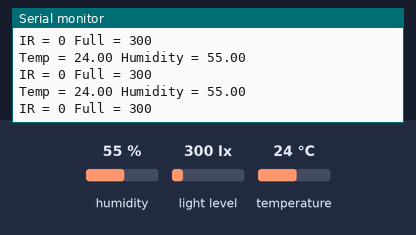
Simulated run of this sketch. Board: Arduino Uno, built with avr-gcc and run on an emulated ATmega328P. On the bench: the last lines printed to the serial monitor. The test bench sets the inputs (shaded band); at power-on: humidity 55 %, light level 300 lx, temperature 24 °C.

Above: at 1.3 s.
1.4 s: humidity set to 22 %
At 2.1 s:
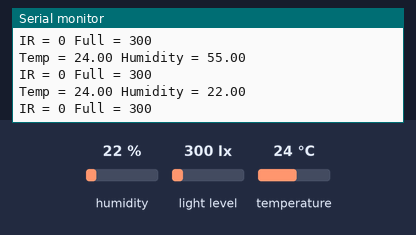
2.9 s: light level set to 40 lx
At 3.7 s:
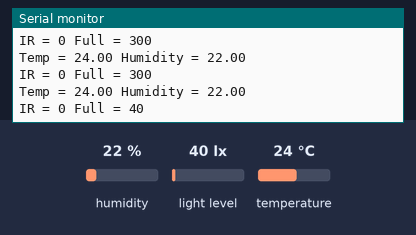
4.4 s: temperature set to 12 °C
At 4.8 s:
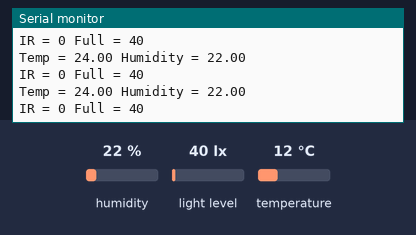

Measured:
- after the input at 1.4 s, the serial monitor: prints a new line after 0.27 s (image 1)
- after the input at 2.9 s, the serial monitor: prints a new line after 0.42 s (image 2)

The sketch:

LightHumidityTemp.ino
```cpp
#include <Wire.h>
#include <Adafruit_Sensor.h>
#include "Adafruit_TSL2591.h"
#include "Adafruit_HTU21DF.h"

// Connect Vin to 3.3V
// Connect GND to ground
// Connect SCL to P6.5
// Connect SDA to P6.4

Adafruit_TSL2591 tsl = Adafruit_TSL2591();
Adafruit_HTU21DF htu = Adafruit_HTU21DF();

// Configures the gain and integration time for the TSL2591
void configureSensor(void)
{
  // You can change the gain on the fly, to adapt to brighter/dimmer light situations
  //tsl.setGain(TSL2591_GAIN_LOW);    // 1x gain (bright light)
  tsl.setGain(TSL2591_GAIN_MED);      // 25x gain
  //tsl.setGain(TSL2591_GAIN_HIGH);   // 428x gain

  // Changing the integration time gives you a longer time over which to sense light
  // longer timelines are slower, but are good in very low light situtations!
  //tsl.setTiming(TSL2591_INTEGRATIONTIME_100MS);  // shortest integration time (bright light)
  // tsl.setTiming(TSL2591_INTEGRATIONTIME_200MS);
  tsl.setTiming(TSL2591_INTEGRATIONTIME_300MS);
  // tsl.setTiming(TSL2591_INTEGRATIONTIME_400MS);
  // tsl.setTiming(TSL2591_INTEGRATIONTIME_500MS);
  // tsl.setTiming(TSL2591_INTEGRATIONTIME_600MS);  // longest integration time (dim light)
}

void advancedRead(int* red, int* spec)
{
  // More advanced data read example. Read 32 bits with top 16 bits IR, bottom 16 bits full spectrum
  // That way you can do whatever math and comparisons you want!
  uint32_t lum = tsl.getFullLuminosity();
  *red = lum >> 16;
  *spec = lum & 0xFFFF;
}

void setup() {
  Serial.begin(9600);
  if (!htu.begin()) {
    Serial.println("Couldn't find HTU sensor!");
    while (1);
  }
  if (!tsl.begin()) {
    Serial.println("Couldn't find TSL sensor!");
    while (1);
  }
  /* Configure the TSL sensor */
  configureSensor();
}

void loop() {
    uint16_t ir, full;
    float temp = htu.readTemperature();
    float rel_hum = htu.readHumidity();

    advancedRead(&ir, &full);
    Serial.print("Temp = "); Serial.print(temp); Serial.print(" ");
    Serial.print("Humidity = "); Serial.print(rel_hum); Serial.println();
    Serial.print("IR = "); Serial.print(ir); Serial.print(" ");
    Serial.print("Full = "); Serial.print(full); Serial.println();
    delay(500);
}
```
